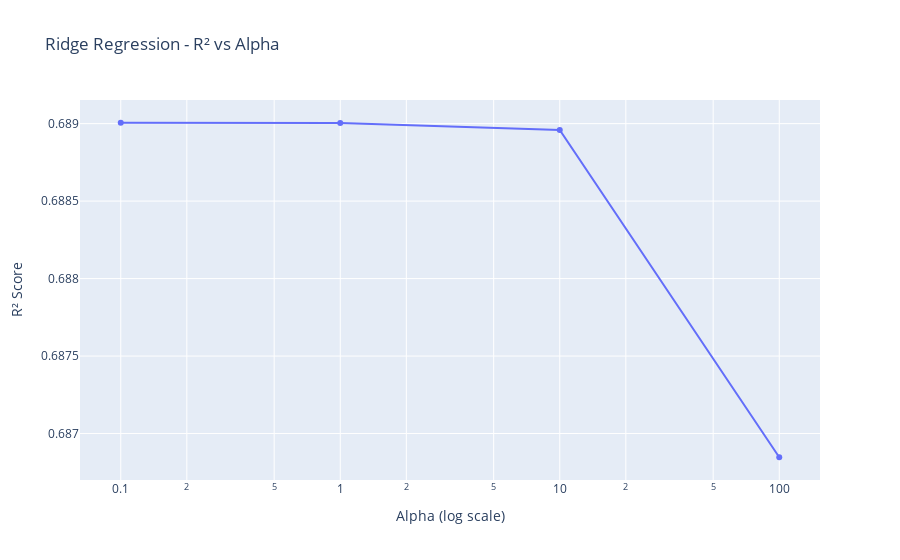

Notebook source saved alongside this figure:
### Code cell
# =====================================================
# CELDA 6: Experimento 2 - Ridge Regression
# =====================================================

print("\n🟡 Experimento 2: Ridge Regression")

ridge_results = {}

for alpha in [0.1, 1.0, 10.0, 100.0]:
    with mlflow.start_run(run_name=f"Ridge_alpha_{alpha}"):
        # Modelo
        model_ridge = Ridge(alpha=alpha, random_state=42)
        
        # Log parámetros
        mlflow.log_param("model_type", "Ridge")
        mlflow.log_param("alpha", alpha)
        
        # Entrenar
        model_ridge.fit(X_train, y_train)
        
        # Predicciones
        y_val_pred = model_ridge.predict(X_val)
        
        # Métricas
        val_metrics = calculate_metrics(y_val, y_val_pred)
        
        # Log métricas
        for metric, value in val_metrics.items():
            mlflow.log_metric(f"val_{metric}", value)
        
        # Guardar resultados
        ridge_results[alpha] = val_metrics
        
        print(f"   Alpha {alpha}: R² = {val_metrics['r2']:.4f}")

# Visualizar comparación de alphas
alphas = list(ridge_results.keys())
r2_scores = [ridge_results[alpha]['r2'] for alpha in alphas]

fig = go.Figure()
fig.add_trace(go.Scatter(
    x=alphas,
    y=r2_scores,
    mode='lines+markers',
    name='R² Score'
))
fig.update_layout(
    title="Ridge Regression - R² vs Alpha",
    xaxis_title="Alpha (log scale)",
    yaxis_title="R² Score",
    xaxis_type="log"
)
fig.show()

### Figure 1 — Plotly figure (JSON) as saved in the notebook; plotly's stock layout.template omitted (floating-point values rounded to 4 significant figures)
{"data": [{"mode": "lines+markers", "name": "R² Score", "type": "scatter", "x": [0.1, 1, 10, 100], "y": [0.689, 0.689, 0.689, 0.6868]}], "layout": {"title": {"text": "Ridge Regression - R² vs Alpha"}, "xaxis": {"title": {"text": "Alpha (log scale)"}, "type": "log"}, "yaxis": {"title": {"text": "R² Score"}}}}
